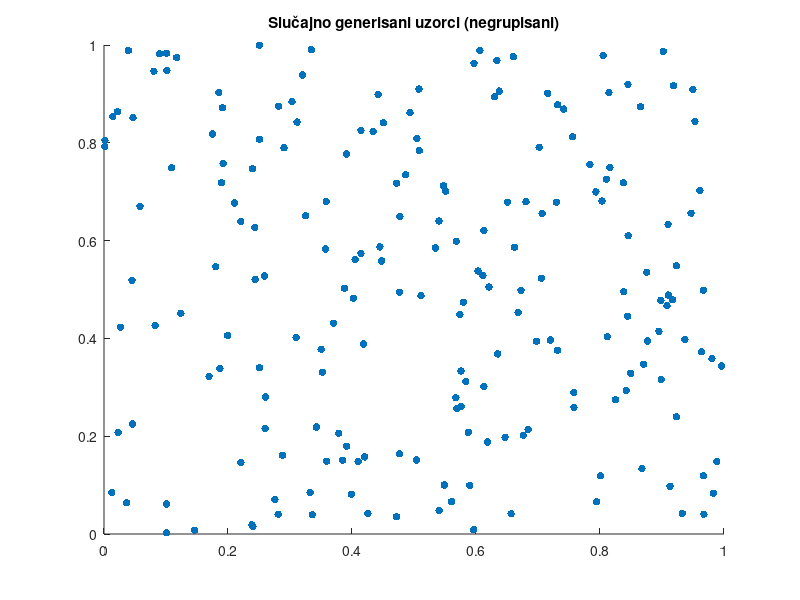
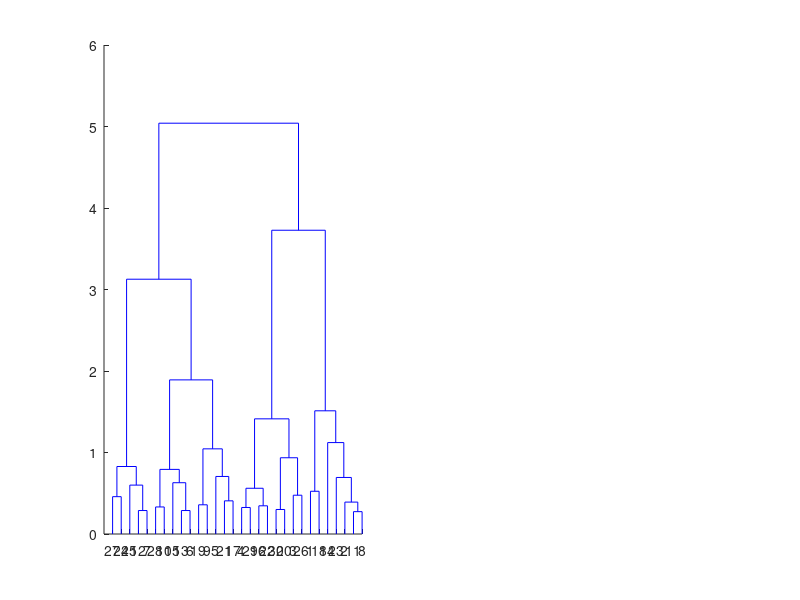

Recreate these plots in MATLAB, in order. (Note: this script raises an error after producing the figures.)
%MATLAB R2020a
clc; clear all; close all;
%hijerarhijski aglomerativni algoritam za grupisanje

%animacija, automatski odabir broja klastera, samo ward
%kod je modifikovan i pruzet sa stranice: https://www.youtube.com/watch?v=XDMb4CudJYk (komentari) 

rng('default')%omoguciti ponovljivost

X = rand(200,2); %slucajno generisani uzorci
figure
scatter(X(:,1),X(:,2),30, 'filled');
title('Slučajno generisani uzorci (negrupisani)');

%kreiranje stabla hijerarhijskog grupisanja koristenjem odredjenog
%algoritma povezivanja
%metoda: ward
%metrika: euklidska udaljednost - default
%prve dvije kolone cine indekse klastera povezanih u parove koje cine binarno stablo 
Z=linkage(X,'ward');

g=unique(Z(:,3)); %medjusobne udaljenosti cvorova, bez ponavljanja
e=sort(g); 
mk=(e>=1); %vektor sa vrijednosti 1 gdje je udaljenost cvorova >=1

m=e(mk); %vektor sa udaljenodstima medju cvorovima koje su >=1
%vrijednosti m koristene za odredjivanje slicnih primjera i grupisanja u
%isti klaster (ako je udaljenost medju njima manja od m-treshold)


figure;
pause(5);
for i=2:length(m)+1
    %plot dendrograma (ukoliko ima vise od 30 primjera u skupu podataka,
    %funkcija dendrogram ce sve primjere ispod grupisati medjusobno do posljednjih
    %30 (default), tj. dok ne ostane 30 klastera koje ce korisiti za
    %prikaz, a za P=0 prikazuju se svi primjeri na dendrogramu
    if(i<length(m)+1)
        subplot(1,2,1);
        H=dendrogram(Z,'ColorThreshold',m(i));
        sgtitle('Hijerarhijsko aglomerativno grupisanje korištenjem Ward metode povezivanja')
        title('Dendrogram')
        xlabel('# primjera u origilnalnom skupu X')
        ylabel('Udaljenost')
        set(H,'LineWidth',3)
    end
    
    if(i==length(m)+1) 
        %da se osigura da u posljednjem koraku budu svi klasteri povezani u
        %jedan na dendrogramu
        subplot(1,2,1);
        H=dendrogram(Z,'ColorThreshold',m(i-1)+1);
        sgtitle('Hijerarhijsko aglomerativno grupisanje korištenjem Ward metode povezivanja')
        title('Dendrogram')
        xlabel('# primjera u origilnalnom skupu X')
        ylabel('Udaljenost')
        set(H,'LineWidth',3)
    end

    %kreiranje klastera na osnovu povezanosti grupa, odn na osnovu stabla
    %hijerarhijskog grupisanja koje se debiva funkcijom linkage
    C=cluster(Z,'cutoff',m(i-1),'Criterion','distance');
    subplot(1,2,2);
    gscatter(X(:,1),X(:,2),C);
    title('Grupisani uzorci')
  
    if(i==2)
    pause(3);
    else
    pause(3);
    end
    if(i~=length(m)+1)
    clf
    end
end